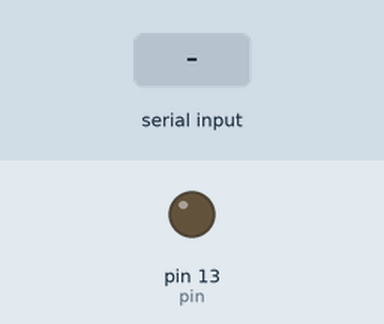
Recording of a sketch running on a simulated Arduino Uno, built with avr-gcc and run on an emulated ATmega328P. On the bench: output pins drawn as LEDs (lit = HIGH). Dashed ring = blinking. The test bench sets the inputs (shaded band). What the sketch prints to the serial monitor is not drawn.

Above: at 1.2 s.
1.3 s: "90,45\n" received over Serial
At 2.43 s:
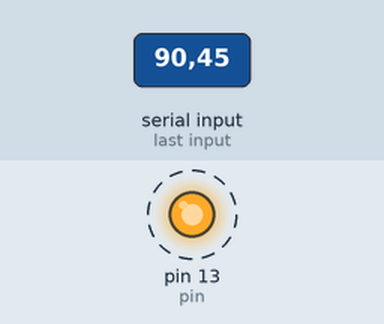
Timing chart, 0 to 8.6 s (numbered marks = the images above; inputs shaded):
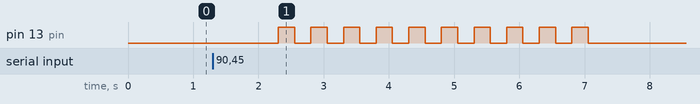

The sketch:

hello_world3.ino
```cpp
// hello_world2.ino
const int pin = 13; // also the SMD Led on the Arduino
boolean isMessage = false;
byte input = 0;

void setup()
{
  // Set pin 13 to output mode
  pinMode(pin, OUTPUT);
  Serial.begin(9600);
}

void loop()
{
  if (isMessage)
  {
    switch (input)
    {
      case 1: // Turn led on
        digitalWrite(pin, HIGH);
        break; // Do not forget!!
      case 2: // Turn led off
        digitalWrite(pin, LOW);
        break;
      default:
        blink(10,250);
        break;
    }
    isMessage = false;
    Serial.print("Receive: ");
    Serial.println(input);
  }
}

void blink(int times, int pause)
{
  for (int i=0; i<times; i++)
  {
    digitalWrite(pin, HIGH);
    delay(pause);
    digitalWrite(pin, LOW);
    delay(pause);
  }
}

void serialEvent()
{
  // is something in the buffer
  while (Serial.available())
  {
    // get the new byte:
    //input = Serial.read(); Convert to character
    input = Serial.parseInt();
    isMessage = true;
  }
}
```

Measured:
- after the input at 1.3 s, pin 13 (pin): alternates HIGH for 0.25 s and LOW for 0.25 s, 20 changes in all, then stays LOW, starting after 1.0 s
